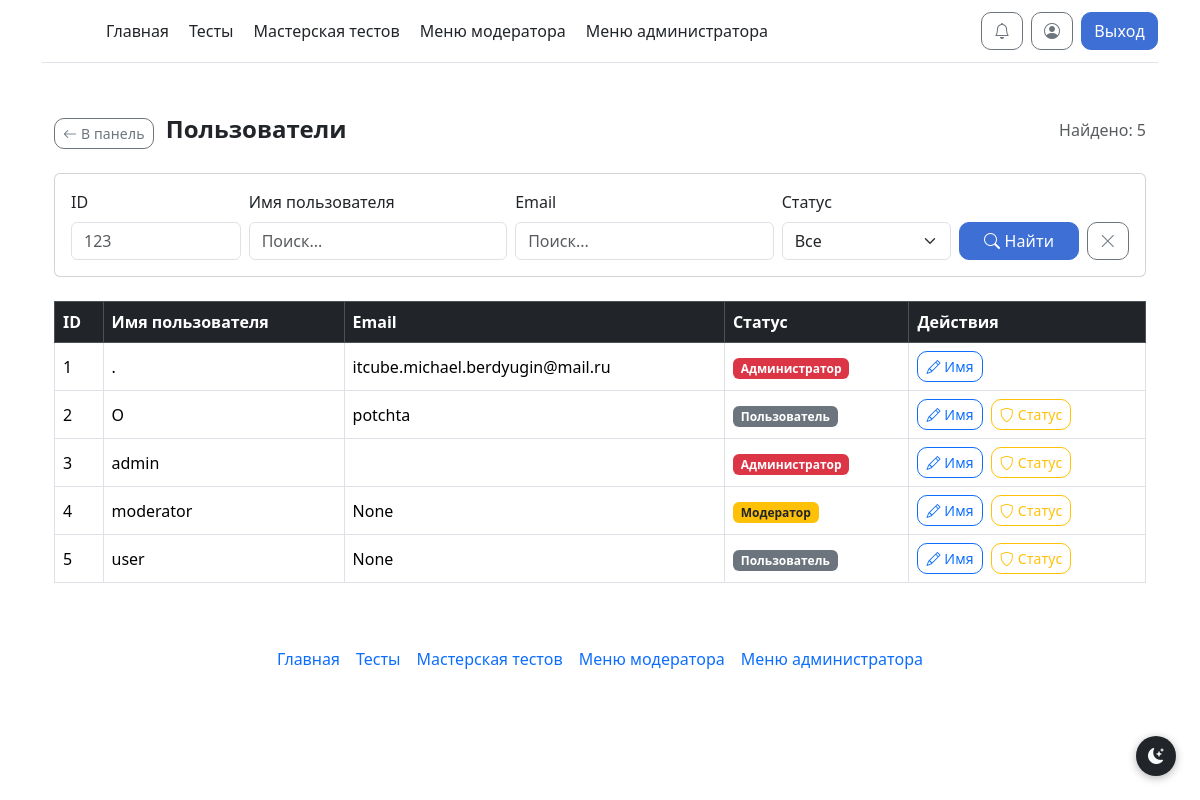
Before: /admin/users (signed in) with the older database file.
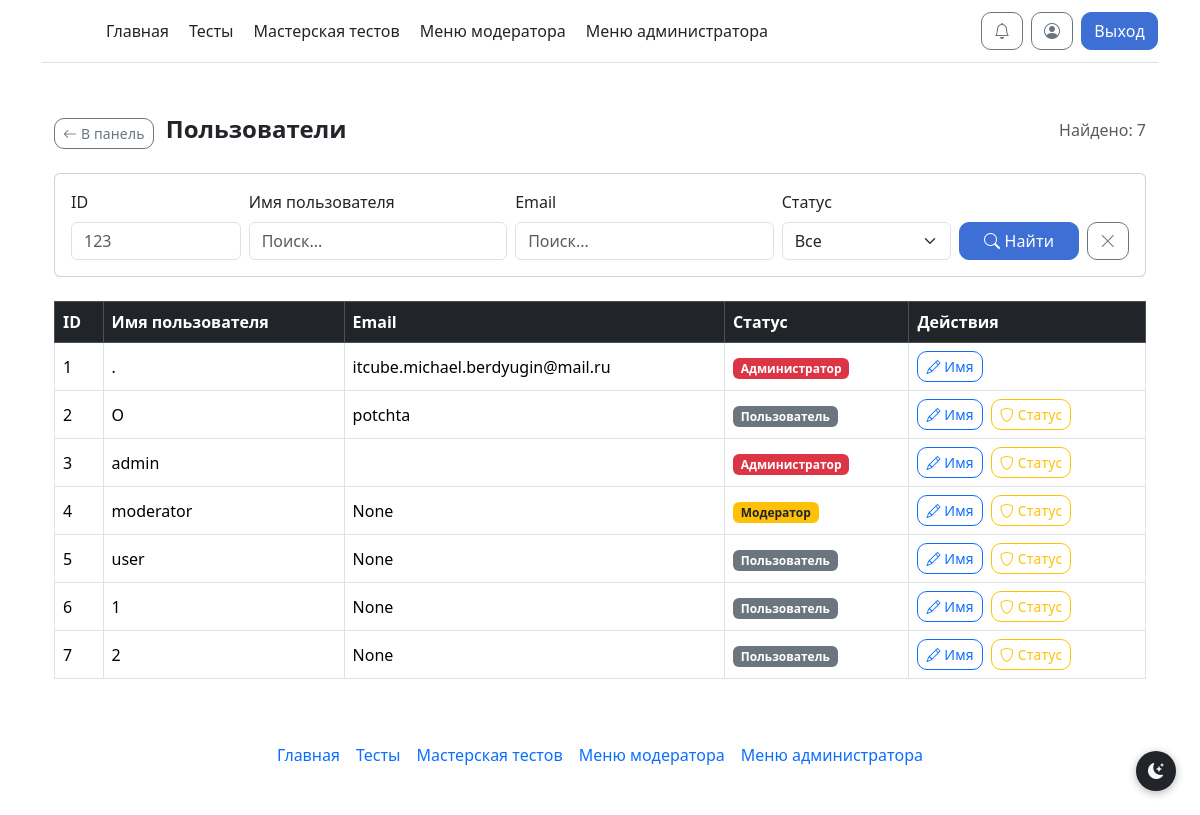
After: the same page with the newer database file.
### models.py (models this page shows)
class User(db.Model, UserMixin):
    id = db.Column(db.Integer, primary_key=True)
    username = db.Column(db.String, unique=True)
    password = db.Column(db.String)
    email = db.Column(db.String, unique=True)
    admin = db.Column(db.Integer, default=0)  # 0 — пользователь, 1 — модератор, 2 — администратор
    current_test_id = db.Column(db.Integer, default=None)
    notif_email_tests = db.Column(db.Boolean, default=True)
    notif_email_admin = db.Column(db.Boolean, default=True)
    notif_email_account = db.Column(db.Boolean, default=True)

### routes/admin.py (the view)
@admin_bp.route('/admin/users')
@login_required
def admin_users():
    err = _require_admin()
    if err:
        return err
    q_id = request.args.get('id', '').strip()
    q_name = request.args.get('name', '').strip()
    q_email = request.args.get('email', '').strip()
    q_status = request.args.get('status', '').strip()
    query = User.query
    if q_id:
        try:
            query = query.filter(User.id == int(q_id))
        except ValueError:
            pass
    if q_name:
        query = query.filter(User.username.ilike(f'%{q_name}%'))
    if q_email:
        query = query.filter(User.email.ilike(f'%{q_email}%'))
    if q_status in ('0', '1', '2'):
        query = query.filter(User.admin == int(q_status))
    users = query.order_by(User.id).all()
    return render_template("admin_users.html", users=users,
                           q_id=q_id, q_name=q_name, q_email=q_email, q_status=q_status)

### __init__.py (called while the page is built, shortened)
@manager.user_loader
def load_user(user_id):
    return db.session.get(User, user_id)

@app.template_filter('get_unread_notifications_count')
def get_unread_notifications_count(user_id):
    return Notifications.query.filter_by(n_user_id=user_id, n_is_read=False).count()

@app.before_request
def check_must_rate_test():
    excluded_paths = ['/test/', '/static/', '/logout']

### routes/admin.py (called while the page is built)
def _require_admin():
    if current_user.admin < 2:
        flash("У вас нет доступа!", 'danger')
        return redirect("/")
    return None

### templates/admin_users.html (shortened to what this page needs)
{% extends 'base.html' %}
{% block main %}
<div class="container mt-4">
    <div class="d-flex justify-content-between align-items-center mb-4">
        <div>
            <a href="/admin" class="btn btn-outline-secondary btn-sm me-2">
                <i class="bi bi-arrow-left"></i> В панель
            </a>
            <span class="fs-4 fw-semibold">Пользователи</span>
        </div>
        <span class="text-muted">Найдено: {{ users|length }}</span>
    </div>
    <form method="GET" action="/admin/users" class="card card-body mb-4">
        <div class="row g-2 align-items-end">
            <div class="col-sm-2">
                <label class="form-label">ID</label>
                <input type="number" class="form-control" name="id" value="{{ q_id }}" placeholder="123">
            </div>
            <div class="col-sm-3">
                <label class="form-label">Имя пользователя</label>
                <input type="text" class="form-control" name="name" value="{{ q_name }}" placeholder="Поиск...">
            </div>
            <div class="col-sm-3">
                <label class="form-label">Email</label>
                <input type="text" class="form-control" name="email" value="{{ q_email }}" placeholder="Поиск...">
            </div>
            <div class="col-sm-2">
                <label class="form-label">Статус</label>
                <select class="form-select" name="status">
                    <option value="" {% if q_status == '' %}selected{% endif %}>Все</option>
                </select>
            </div>
            <div class="col-sm-2 d-flex gap-2">
                <button type="submit" class="btn btn-primary w-100">
                    <i class="bi bi-search"></i> Найти
                </button>
                <a href="/admin/users" class="btn btn-outline-secondary" title="Сбросить">
                    <i class="bi bi-x-lg"></i>
                </a>
            </div>
        </div>
    </form>
    {% if users %}
    <div class="table-responsive">
        <table class="table table-bordered table-hover align-middle">
            <thead class="table-dark">
                <tr>
                    <th>ID</th>
                    <th>Имя пользователя</th>
                    <th>Email</th>
                    <th>Статус</th>
                    <th>Действия</th>
                </tr>
            </thead>
            <tbody>
                {% for user in users %}
                <tr>
                    <td>{{ user.id }}</td>
                    <td>{{ user.username }}</td>
                    <td>{{ user.email }}</td>
                    <td>
                        {% if user.admin == 2 %}
                        <span class="badge bg-danger">Администратор</span>
                        {% elif user.admin == 1 %}
                        <span class="badge bg-warning text-dark">Модератор</span>
                        {% else %}
                        <span class="badge bg-secondary">Пользователь</span>
                        {% endif %}
                    </td>
                    <td>
                        <div class="d-flex gap-2">
                            <button class="btn btn-sm btn-outline-primary"
                                    data-bs-toggle="modal"
                                    data-bs-target="#renameModal{{ user.id }}">
                                <i class="bi bi-pencil"></i> Имя
                            </button>
                            {% if user.id != current_user.id %}
                            <button class="btn btn-sm btn-outline-warning"
                                    data-bs-toggle="modal"
                                    data-bs-target="#statusModal{{ user.id }}">
                                <i class="bi bi-shield"></i> Статус
                            </button>
                            {% endif %}
                        </div>
                    </td>
                </tr>
                {% endfor %}
            </tbody>
        </table>
    </div>
    {% else %}
    <div class="alert alert-secondary text-center">Пользователи не найдены.</div>
    {% endif %}
</div>
{% endblock %}

### templates/base.html (shortened to what this page needs)
<!doctype html>
<html lang="ru">
  <head>
    <link href="https://cdn.jsdelivr.net/npm/bootstrap@5.3.3/dist/css/bootstrap.min.css" rel="stylesheet">
    <link rel="stylesheet" href="https://cdn.jsdelivr.net/npm/bootstrap-icons@1.11.3/font/bootstrap-icons.min.css">
    <link href="{{ url_for('static', filename='style/style.css') }}" rel="stylesheet">
  </head>
  <body class="d-flex flex-column min-vh-100">
<div class="container">
    <header class="py-2 mb-4 border-bottom">
      <nav class="d-flex flex-wrap align-items-center gap-2 py-1">
        <a href="/" class="navbar-brand me-2">
          <svg class="bi" width="40" height="32" role="img" aria-label="Главная"><use xlink:href="#bootstrap"></use></svg>
        </a>
        <div class="d-flex flex-wrap gap-1 me-auto">
          <a href="/" class="nav-link px-2">Главная</a>
          <a href="/tests" class="nav-link px-2">Тесты</a>
          {% if current_user.is_authenticated %}
          <a href="/workshop" class="nav-link px-2">Мастерская тестов</a>
          {% endif %}
          {% if current_user.is_authenticated and current_user.admin >= 1 %}
          <a href="/moderator_1" class="nav-link px-2">Меню модератора</a>
          {% endif %}
          {% if current_user.is_authenticated and current_user.admin >= 2 %}
          <a href="/admin_1" class="nav-link px-2">Меню администратора</a>
          {% endif %}
        </div>
        <div class="d-flex align-items-center gap-2 flex-wrap">
          {% if current_user.is_authenticated %}
          <a href="/notifications" class="btn btn-outline-secondary position-relative">
              <i class="bi bi-bell"></i>
              {% set unread_count = current_user.id | get_unread_notifications_count %}
          </a>
          <a href="/profile" class="btn btn-outline-secondary">
              <i class="bi bi-person-circle"></i>
          </a>
          <a class="btn btn-primary" href="/logout">Выход</a>
          {% else %}
          <a class="btn btn-outline-primary" href="/login">Вход</a>
          <a class="btn btn-primary" href="/registration">Регистрация</a>
          {% endif %}
        </div>
      </nav>
    </header>
  </div>
<main class = "container">
  {% block main %}{% endblock %}
</main>
<div class="container">
  <footer class="py-3 my-4">
    <ul class="nav col-12 col-md-auto mb-2 justify-content-center mb-md-0">
        <li><a href="/" class="nav-link px-2">Главная</a></li>
          <li><a href="/tests" class="nav-link px-2">Тесты</a></li>
        {% if current_user.is_authenticated %}
        <li><a href="/workshop" class="nav-link px-2">Мастерская тестов</a></li>
        {% endif %}
        {% if current_user.is_authenticated and current_user.admin >= 1 %}
          <li><a href="/moderator_1" class="nav-link px-2">Меню модератора</a></li>
        {% endif %}
        {% if current_user.is_authenticated and current_user.admin >= 2 %}
          <li><a href="/admin_1" class="nav-link px-2">Меню администратора</a></li>
        {% endif %}
      </ul>
  </footer>
</div>
    <button id="theme-toggle" title="Переключить тему">
      <i id="theme-icon"></i>
    </button>
  </body>
</html>

### static/style/style.css (style rules this page uses)
.btn { border-radius: 10px !important; font-weight: 500; letter-spacing: 0.01em; transition: transform 0.1s ease, box-shadow 0.1s ease, background-color 0.1s ease !important; }
.btn-primary { background: #3d6fd4 !important; border-color: #3d6fd4 !important; }
.btn-outline-secondary { border-radius: 10px !important; }
.btn-outline-primary { border-radius: 10px !important; }
#theme-toggle { position: fixed; bottom: 1.5rem; right: 1.5rem; z-index: 1050; width: 2.5rem; height: 2.5rem; border-radius: 50%; border: none; font-size: 1rem; cursor: pointer; box-shadow: 0 2px 8px rgba(0,0,0,0.3); display: flex; align-items: center; justify-content: center; background-color: #212529; color: #f8f9fa; transition: background-color 0.2s, color 0.2s; }
header .nav-link { white-space: nowrap; }

Changed rows visible on the page:
added User: id "6", username "1", email "None", admin "Пользователь"
added User: id "7", username "2", email "None", admin "Пользователь"
Other visible differences:
{{ users|length }}: "5" → "7"
